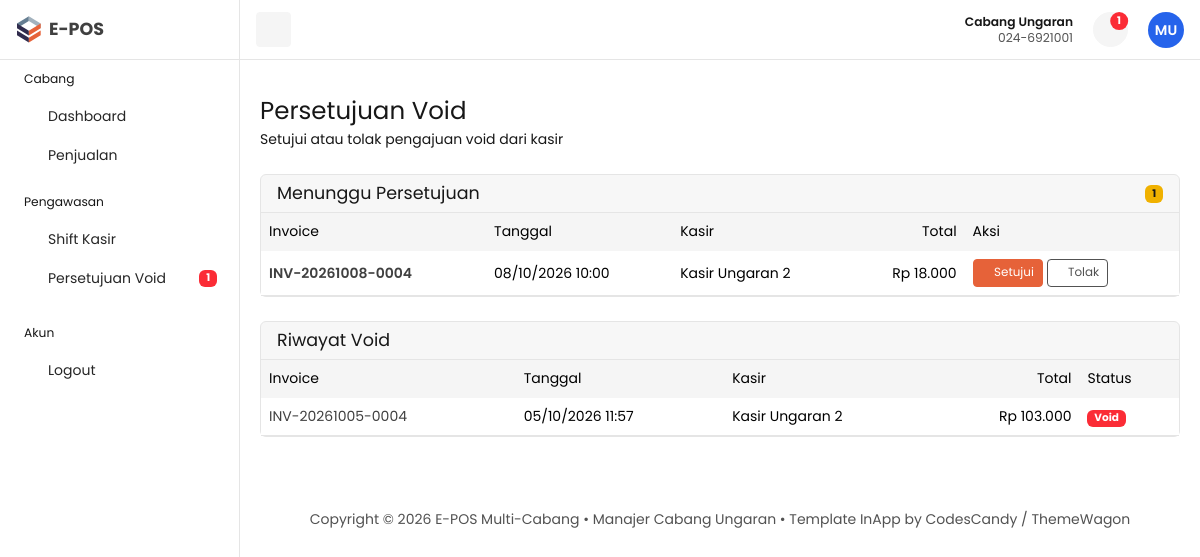
Screenshot of /manajer/index.php?page=void (signed in) with the database file from the repository.
### tables this page shows
CREATE TABLE `branches` (
  `id`          INT NOT NULL AUTO_INCREMENT,
  `nama_cabang` VARCHAR(100) NOT NULL,
  `alamat`      TEXT,
  `telepon`     VARCHAR(20) DEFAULT NULL,
  PRIMARY KEY (`id`)
);

CREATE TABLE `transactions` (
  `id`             INT NOT NULL AUTO_INCREMENT,
  `branch_id`      INT NOT NULL,
  `cashier_id`     INT NOT NULL,
  `invoice_number` VARCHAR(30) NOT NULL,
  `total_bayar`    DECIMAL(15,2) NOT NULL DEFAULT 0.00,
  `diskon`         DECIMAL(15,2) NOT NULL DEFAULT 0.00,
  `tanggal`        DATETIME NOT NULL DEFAULT CURRENT_TIMESTAMP,
  `status`         ENUM('selesai','menunggu_void','void') NOT NULL DEFAULT 'selesai',
  PRIMARY KEY (`id`),
  UNIQUE KEY `invoice_number` (`invoice_number`),
  KEY `fk_trx_branch` (`branch_id`),
  KEY `fk_trx_cashier` (`cashier_id`),
  KEY `idx_trx_tanggal` (`tanggal`),
  CONSTRAINT `fk_trx_branch`  FOREIGN KEY (`branch_id`)  REFERENCES `branches` (`id`),
  CONSTRAINT `fk_trx_cashier` FOREIGN KEY (`cashier_id`) REFERENCES `users` (`id`)
);

CREATE TABLE `users` (
  `id`        INT NOT NULL AUTO_INCREMENT,
  `nama`      VARCHAR(100) NOT NULL,
  `email`     VARCHAR(100) NOT NULL,
  `password`  VARCHAR(255) NOT NULL,
  `role`      ENUM('admin','kasir','manajer') NOT NULL,
  `branch_id` INT DEFAULT NULL,
  PRIMARY KEY (`id`),
  UNIQUE KEY `email` (`email`),
  KEY `fk_users_branch` (`branch_id`),
  CONSTRAINT `fk_users_branch` FOREIGN KEY (`branch_id`) REFERENCES `branches` (`id`)
);

### manajer/database/connection.php (called while the page is built, shortened)
<?php
require_once __DIR__ . '/../../login/database/cek_skema.php';
class Database
{
    private $host = "localhost";
    private $username = "root";
    private $password = "";
    private $database = "e-pos";
    public $conn;
    public function __construct()
    {
        try {
            $this->conn = new mysqli(
                $this->host,
                $this->username,
                $this->password,
                $this->database
            );
        } catch (mysqli_sql_exception $ex) {
            eposHentikan('Tidak bisa terhubung ke database "' . $this->database . '". (' . $ex->getMessage() . ')');
        }
        $this->conn->set_charset('utf8mb4');
        eposCekSkema($this->conn);
    }
}

### login/database/cek_skema.php (called while the page is built, shortened)
<?php
function eposCekSkema($conn)
{
    $cek = [
        'branches'            => 'id, nama_cabang, alamat, telepon',
        'users'               => 'id, nama, email, password, role, branch_id',
        'products'            => 'id, branch_id, nama_produk, harga_jual, stok',
        'transactions'        => 'id, branch_id, cashier_id, invoice_number, total_bayar, diskon, tanggal, status',
        'transaction_details' => 'id, transaction_id, product_id, jumlah, harga_satuan, subtotal',
    ];
    foreach ($cek as $tabel => $kolom) {
        try {
            $conn->query("SELECT $kolom FROM $tabel LIMIT 1");
        } catch (mysqli_sql_exception $ex) {
            eposHentikan("Tabel '$tabel' belum ada atau kolomnya tidak sesuai. (" . $ex->getMessage() . ')');
        }
    }
}

### manajer/function/manajer.php (called while the page is built, shortened)
<?php
require_once 'database/connection.php';
class Manajer
{
    private $conn;
    private $branch;
    public function __construct($branch_id)
    {
        $database = new Database();
        $this->conn = $database->conn;
        $this->branch = (int) $branch_id;
    }
    private function all($stmt)
    {
        $stmt->execute();
        return $stmt->get_result()->fetch_all(MYSQLI_ASSOC);
    }
    public function cabang()
    {
        $stmt = $this->conn->prepare("SELECT * FROM branches WHERE id = ?");
        $stmt->bind_param('i', $this->branch);
        $stmt->execute();
        return $stmt->get_result()->fetch_assoc();
    }
    public function jumlahMenungguVoid()
    {
        $stmt = $this->conn->prepare(
            "SELECT COUNT(*) AS n FROM transactions WHERE branch_id = ? AND status = 'menunggu_void'"
        );
        $stmt->bind_param('i', $this->branch);
        $stmt->execute();
        return (int) $stmt->get_result()->fetch_assoc()['n'];
    }
    public function daftarVoid($status)
    {
        $stmt = $this->conn->prepare(
            "SELECT t.*, u.nama AS nama_kasir
             FROM transactions t JOIN users u ON u.id = t.cashier_id
             WHERE t.branch_id = ? AND t.status = ?
             ORDER BY t.tanggal DESC"
        );
        $stmt->bind_param('is', $this->branch, $status);
        return $this->all($stmt);
    }
}

### manajer/pages/void.php (the view, shortened to what this page needs)
<?php
$menunggu = $mgr->daftarVoid('menunggu_void');
$riwayat = $mgr->daftarVoid('void');
?>
<div class="row">
    <div class="col-12 mb-4">
        <div class="card">
            <div class="card-header d-flex justify-content-between align-items-center">
                <h5 class="mb-0">Menunggu Persetujuan</h5>
                <span class="badge bg-warning text-dark"><?= count($menunggu) ?></span>
            </div>
            <div class="table-responsive">
                <table class="table mb-0 text-nowrap">
                    <thead class="table-light border-light">
                        <tr><th>Invoice</th><th>Tanggal</th><th>Kasir</th><th class="text-end">Total</th><th>Aksi</th></tr>
                    </thead>
                    <tbody>
                        <?php foreach ($menunggu as $t) { ?>
                            <tr class="align-middle">
                                <td class="fw-semibold"><a href="index.php?page=detail&id=<?= (int) $t['id'] ?>"><?= e($t['invoice_number']) ?></a></td>
                                <td><?= e(date('d/m/Y H:i', strtotime($t['tanggal']))) ?></td>
                                <td><?= e($t['nama_kasir']) ?></td>
                                <td class="text-end"><?= rupiah($t['total_bayar']) ?></td>
                                <td>
                                    <form method="post" class="d-inline" onsubmit="return confirm('Setujui void? Stok barang akan dikembalikan.')">
                                        <button type="submit" class="btn btn-sm btn-primary"><i class="ti ti-check"></i> Setujui</button>
                                    </form>
                                    <form method="post" class="d-inline" onsubmit="return confirm('Tolak pengajuan void ini?')">
                                        <button type="submit" class="btn btn-sm btn-outline-secondary"><i class="ti ti-x"></i> Tolak</button>
                                    </form>
                                </td>
                            </tr>
                        <?php } ?>
                    </tbody>
                </table>
            </div>
        </div>
    </div>
</div>
<div class="row">
    <div class="col-12 mb-4">
        <div class="card">
            <div class="card-header"><h5 class="mb-0">Riwayat Void</h5></div>
            <div class="table-responsive">
                <table class="table mb-0 text-nowrap">
                    <thead class="table-light border-light">
                        <tr><th>Invoice</th><th>Tanggal</th><th>Kasir</th><th class="text-end">Total</th><th>Status</th></tr>
                    </thead>
                    <tbody>
                        <?php foreach ($riwayat as $t) { ?>
                            <tr>
                                <td><a href="index.php?page=detail&id=<?= (int) $t['id'] ?>"><?= e($t['invoice_number']) ?></a></td>
                                <td><?= e(date('d/m/Y H:i', strtotime($t['tanggal']))) ?></td>
                                <td><?= e($t['nama_kasir']) ?></td>
                                <td class="text-end"><?= rupiah($t['total_bayar']) ?></td>
                                <td><?= badgeStatus($t['status']) ?></td>
                            </tr>
                        <?php } ?>
                    </tbody>
                </table>
            </div>
        </div>
    </div>
</div>

### manajer/index.php (shortened to what this page needs)
<?php
require_once 'function/guard.php';
require_once 'function/manajer.php';
$mgr = new Manajer($BRANCH_ID);
$cabang = $mgr->cabang();
$voidPending = $mgr->jumlahMenungguVoid();
$page = isset($_GET['page']) ? $_GET['page'] : 'dashboard';
$judul = [
    'dashboard' => ['Dashboard Cabang', 'Ringkasan penjualan ' . $cabang['nama_cabang']],
    'penjualan' => ['Penjualan Cabang', 'Daftar transaksi cabang ini'],
    'detail'    => ['Detail Transaksi', 'Rincian barang yang dibeli'],
    'shift'     => ['Penutupan Shift Kasir', 'Rekap kasir per hari'],
    'void'      => ['Persetujuan Void', 'Setujui atau tolak pengajuan void dari kasir'],
];
?>
<!DOCTYPE html>
<html lang="id">
<?php include 'partials/head.php' ?>
<body>
    <?php include 'components/topbar.php' ?>
    <?php include 'components/sidebar.php' ?>
    <main id="content" class="content py-10">
        <div class="container-fluid">
            <div class="row">
                <div class="col-12">
                    <div class="d-flex flex-column flex-md-row justify-content-between align-items-md-center mb-4 gap-3">
                        <div>
                            <h1 class="fs-3 mb-1"><?= e($judul[$page][0]) ?></h1>
                            <p class="mb-0"><?= e($judul[$page][1]) ?></p>
                        </div>
                    </div>
                </div>
            </div>
            <?php
            switch ($page) {
                case 'void':
                    include 'pages/void.php';
                    break;
            }
            ?>
            <?php include 'components/footer.php' ?>
        </div>
    </main>
</body>
</html>

### manajer/components/topbar.php (shortened to what this page needs)
<?php require_once __DIR__ . '/../../login/shared.php'; ?>
<nav id="topbar" class="navbar bg-white border-bottom fixed-top topbar px-3">
    <button id="toggleBtn" class="d-none d-lg-inline-flex btn btn-light btn-icon btn-sm ">
        <i class="ti ti-layout-sidebar-left-expand"></i>
    </button>
    <div>
        <ul class="list-unstyled d-flex align-items-center mb-0 gap-1">
            <li class="me-3 d-none d-md-block text-end lh-sm">
                <div class="small fw-semibold"><?= e($cabang['nama_cabang']) ?></div>
                <div class="small text-secondary"><?= e($cabang['telepon']) ?></div>
            </li>
            <li>
                <a class="position-relative btn-icon btn-sm btn-light btn rounded-circle" data-bs-toggle="dropdown"
                    aria-expanded="false" href="#" role="button">
                    <i class="ti ti-bell"></i>
                    <?php if ($voidPending > 0) { ?>
                        <span class="position-absolute top-0 start-100 translate-middle badge rounded-pill bg-danger mt-2 ms-n2">
                            <?= (int) $voidPending ?>
                        </span>
                    <?php } ?>
                </a>
            </li>
            <li class="ms-3 dropdown">
                <a href="#" role="button" data-bs-toggle="dropdown" aria-expanded="false">
                    <?= eposAvatar($_SESSION['user']['nama'], $_SESSION['user']['role'], 36) ?>
                </a>
            </li>
        </ul>
    </div>
</nav>

### manajer/function/guard.php (shortened to what this page needs)
<?php
$BRANCH_ID = (int) $_SESSION['user']['branch_id'];
function e($v)
{
    return htmlspecialchars((string) $v, ENT_QUOTES, 'UTF-8');
}
function rupiah($n)
{
    return 'Rp ' . number_format((float) $n, 0, ',', '.');
}
function badgeStatus($s)
{
    $map = [
        'selesai'       => ['bg-success', 'Selesai'],
        'menunggu_void' => ['bg-warning text-dark', 'Menunggu Void'],
        'void'          => ['bg-danger', 'Void'],
    ];
    $b = isset($map[$s]) ? $map[$s] : ['bg-secondary', $s];
    return '<span class="badge ' . $b[0] . '">' . $b[1] . '</span>';
}

### manajer/components/footer.php
<div class="row">
    <div class="col-12">
        <footer class="text-center py-2 mt-6 text-secondary ">
            <p class="mb-0">Copyright © <?= date('Y') ?> E-POS Multi-Cabang &bull; Manajer <?= e($cabang['nama_cabang']) ?> &bull; Template InApp by CodesCandy / ThemeWagon</p>
        </footer>
    </div>
</div>

### rows the page displays
branches: nama_cabang "Cabang Ungaran", telepon "024-6921001", nama_cabang "Persetujuan Void", nama_cabang "Setujui atau tolak pengajuan void dari kasir"
transactions: invoice_number "INV-20261008-0004", tanggal "08/10/2026 10:00", cashier.nama "Kasir Ungaran 2", total_bayar "Rp 18.000"
transactions: invoice_number "INV-20261005-0004", tanggal "05/10/2026 11:57", cashier.nama "Kasir Ungaran 2", total_bayar "Rp 103.000", status "Void"

### other values shown
$voidPending "1"
$ini "MU"
count($menunggu) "1"
